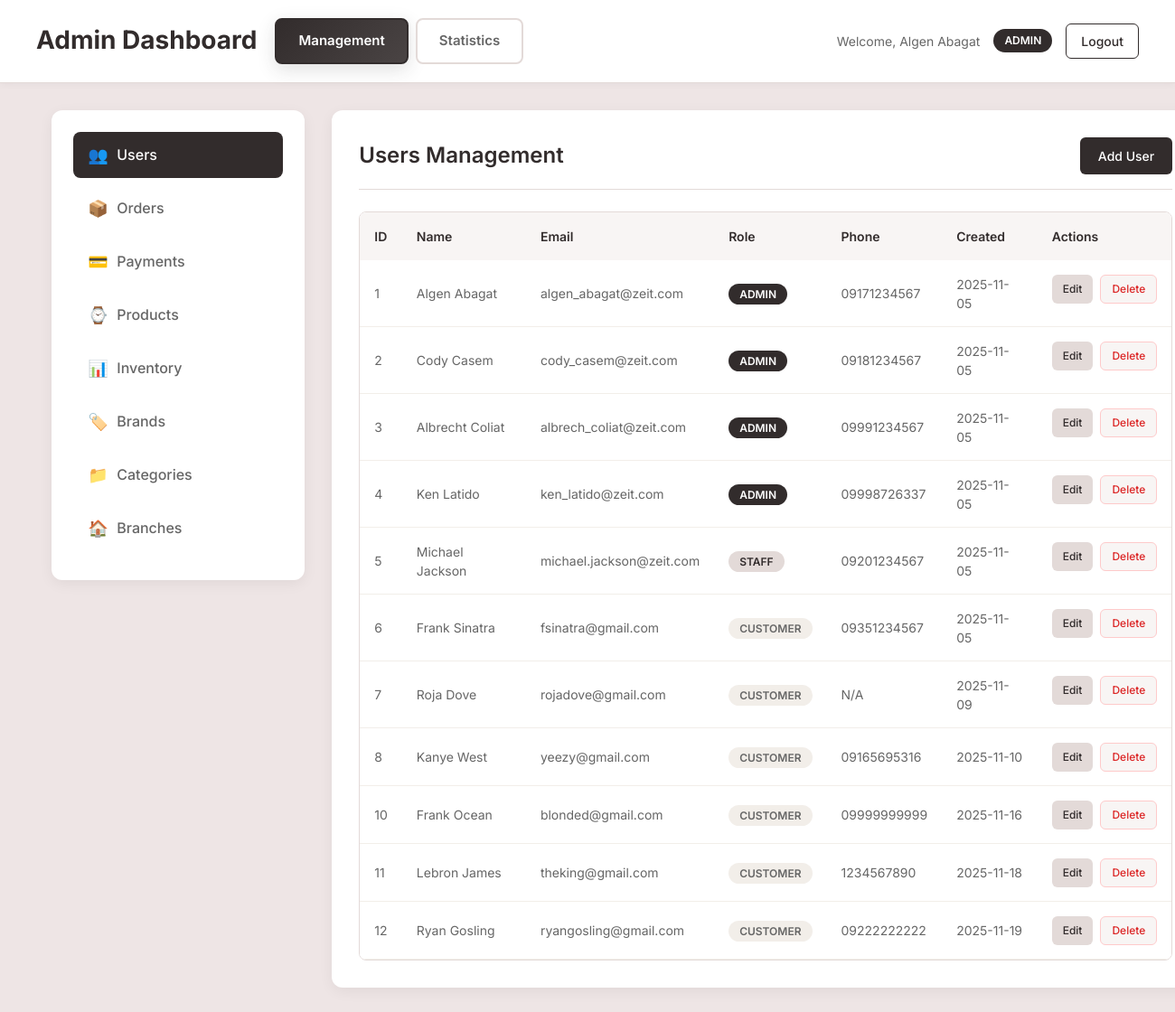
/admin-dashboard.php (signed in), run on the app's committed database.
### tables this page shows
CREATE TABLE `users` (
  `user_id` int NOT NULL AUTO_INCREMENT,
  `role_id` int NOT NULL,
  `first_name` varchar(100) DEFAULT NULL,
  `last_name` varchar(100) DEFAULT NULL,
  `email` varchar(100) DEFAULT NULL,
  `password_hash` varchar(255) NOT NULL,
  `phone` varchar(20) DEFAULT NULL,
  `created_at` date DEFAULT (curdate()),
  PRIMARY KEY (`user_id`),
  UNIQUE KEY `email` (`email`),
  KEY `fk_users_role` (`role_id`),
  CONSTRAINT `fk_users_role` FOREIGN KEY (`role_id`) REFERENCES `roles` (`role_id`)
);

CREATE TABLE `roles` (
  `role_id` int NOT NULL AUTO_INCREMENT,
  `role_name` enum('Customer','Admin','Staff') NOT NULL,
  PRIMARY KEY (`role_id`)
);

### admin-dashboard.php (the view, shortened to what this page needs)
<?php
require_once 'config.php';
$conn = getDBConnection($servername, $username, $password, $database, $port);
$user_id = $_SESSION['user_id'];
$role_query = "SELECT r.role_name, u.first_name, u.last_name
               FROM users u
               JOIN roles r ON u.role_id = r.role_id
               WHERE u.user_id = ?";
$stmt = $conn->prepare($role_query);
$stmt->bind_param("i", $user_id);
$stmt->execute();
$result = $stmt->get_result();
$user_data = $result->fetch_assoc();
$is_admin = $user_data['role_name'] == 'Admin';
$user_name = $user_data['first_name'] . ' ' . $user_data['last_name'];
?>
<!DOCTYPE html>
<html lang="en">
<head>
    <link href="https://cdn.jsdelivr.net/npm/bootstrap@5.3.3/dist/css/bootstrap.min.css" rel="stylesheet">
    <link rel="stylesheet" href="styles/styles.css">
    <link rel="stylesheet" href="styles/admin-dashboard.css">
</head>
<body>
    <div class="container-fluid admin-dashboard">
        <header class="admin-header">
            <div class="header-content">
                <div class="header-title-group">
                    <h1>Admin Dashboard</h1>
                    <div class="mode-switcher">
                        <a href="admin-dashboard.php" class="mode-btn active">Management</a>
                        <a href="admin-statistics.php" class="mode-btn">Statistics</a>
                    </div>
                </div>
                <div class="user-info">
                    <span>Welcome, <?php echo htmlspecialchars($user_name); ?></span>
                    <span class="role-badge <?php echo $is_admin ? 'admin' : 'staff'; ?>">
                        <?php echo $user_data['role_name']; ?>
                    </span>
                    <a href="logout.php" class="logout-btn">Logout</a>
                </div>
            </div>
        </header>
        <div class="admin-content">
            <nav class="admin-sidebar">
                <div id="managementNav" class="nav-group active">
                    <ul class="nav-menu">
                    <?php if ($is_admin): ?>
                    <li class="nav-item">
                        <a href="#users" class="nav-link active" data-target="users">
                            <span class="nav-icon">👥</span>
                            Users
                        </a>
                    </li>
                    <li class="nav-item">
                        <a href="#orders" class="nav-link" data-target="orders">
                            <span class="nav-icon">📦</span>
                            Orders
                        </a>
                    </li>
                    <li class="nav-item">
                        <a href="#payments" class="nav-link" data-target="payments">
                            <span class="nav-icon">💳</span>
                            Payments
                        </a>
                    </li>
                    <?php endif; ?>
                    <li class="nav-item">
                        <a href="#products" class="nav-link" data-target="products">
                            <span class="nav-icon">⌚</span>
                            Products
                        </a>
                    </li>
                    <li class="nav-item">
                        <a href="#inventory" class="nav-link" data-target="inventory">
                            <span class="nav-icon">📊</span>
                            Inventory
                        </a>
                    </li>
                    <?php if ($is_admin): ?>
                    <li class="nav-item">
                        <a href="#brands" class="nav-link" data-target="brands">
                            <span class="nav-icon">🏷️</span>
                            Brands
                        </a>
                    </li>
                    <li class="nav-item">
                        <a href="#categories" class="nav-link" data-target="categories">
                            <span class="nav-icon">📁</span>
                            Categories
                        </a>
                    </li>
                    <li class="nav-item">
                        <a href="#branches" class="nav-link" data-target="branches">
                            <span class="nav-icon">🏠</span>
                            Branches
                        </a>
                    </li>
                    <?php endif; ?>
                    </ul>
                </div>
            </nav>
            <main class="admin-main">
                <section id="users" class="content-section active">
                    <div class="section-header">
                        <h2>Users Management</h2>
                        <button class="btn btn-primary" onclick="openModal('addUser')">Add User</button>
                    </div>
                    <div class="table-container">
                        <table class="data-table">
                            <thead>
                                <tr>
                                    <th>ID</th>
                                    <th>Name</th>
                                    <th>Email</th>
                                    <th>Role</th>
                                    <th>Phone</th>
                                    <th>Created</th>
                                    <th>Actions</th>
                                </tr>
                            </thead>
                            <tbody>
                                <?php
                                $users_query = "SELECT u.*, r.role_name FROM users u JOIN roles r ON u.role_id = r.role_id";
                                $users_result = $conn->query($users_query);
                                while ($user = $users_result->fetch_assoc()):
                                ?>
                                <tr>
                                    <td><?php echo $user['user_id']; ?></td>
                                    <td><?php echo htmlspecialchars($user['first_name'] . ' ' . $user['last_name']); ?></td>
                                    <td><?php echo htmlspecialchars($user['email']); ?></td>
                                    <td><span class="role-badge <?php echo strtolower($user['role_name']); ?>"><?php echo $user['role_name']; ?></span></td>
                                    <td><?php echo htmlspecialchars($user['phone'] ?? 'N/A'); ?></td>
                                    <td><?php echo $user['created_at']; ?></td>
                                    <td class="actions">
                                        <button class="btn btn-sm btn-edit" onclick="editUser(<?php echo $user['user_id']; ?>)">Edit</button>
                                        <button class="btn btn-sm btn-delete" onclick="deleteUser(<?php echo $user['user_id']; ?>)">Delete</button>
                                    </td>
                                </tr>
                                <?php endwhile; ?>
                            </tbody>
                        </table>
                    </div>
                </section>
            </main>
</body>
</html>

### styles/styles.css (style rules this page uses)
.container-fluid { display: flex; flex-direction: column; min-height: 100vh; background-color: #EEE5E5; padding: 0px; font-family: 'Inter', sans-serif; }
html, body { font-family: 'Inter', sans-serif; }

### styles/admin-dashboard.css (style rules this page uses)
.admin-dashboard { background-color: #EEE5E5; min-height: 100vh; font-family: 'Inter', sans-serif; }
.admin-header { background-color: #FFFFFF; padding: 20px 40px; border-bottom: 1px solid #E3DAD8; box-shadow: 0 2px 8px rgba(0, 0, 0, 0.04); }
.header-content { display: flex; justify-content: space-between; align-items: center; max-width: 1400px; margin: 0 auto; }
.header-title-group { display: flex; align-items: center; gap: 20px; }
.mode-switcher { display: flex; gap: 0; background-color: transparent; padding: 0; border-radius: 8px; }
.mode-btn { padding: 12px 24px; background-color: #FFFFFF; color: #666; border: 2px solid #E3DAD8; border-radius: 8px; font-weight: 600; font-size: 15px; cursor: pointer; transition: all 0.3s ease; text-decoration: none; display: inline-block; margin-right: 8px; }
.mode-btn.active { background: linear-gradient(135deg, #322C2C 0%, #4A4444 100%); color: #FFFFFF; border-color: #322C2C; box-shadow: 0 6px 20px rgba(50, 44, 44, 0.15); }
.admin-header h1 { font-size: 28px; font-weight: 700; color: #322C2C; margin: 0; }
.user-info { display: flex; align-items: center; gap: 15px; font-size: 14px; color: #666; }
.role-badge { padding: 4px 12px; border-radius: 16px; font-size: 12px; font-weight: 600; text-transform: uppercase; }
.role-badge.admin { background-color: #322C2C; color: #FFFFFF; }
.role-badge.staff { background-color: #E3DAD8; color: #322C2C; }
.role-badge.customer { background-color: #F2EEE9; color: #666; }
.logout-btn { padding: 8px 16px; background-color: transparent; color: #322C2C; border: 1px solid #322C2C; border-radius: 6px; text-decoration: none; font-size: 14px; font-weight: 500; transition: all 0.3s ease; }
.admin-content { display: flex; max-width: 1400px; margin: 0 auto; padding: 30px 20px; gap: 30px; }
.admin-sidebar { flex: 0 0 280px; background-color: #FFFFFF; border-radius: 12px; padding: 24px; box-shadow: 0 4px 16px rgba(0, 0, 0, 0.06); height: fit-content; }
.nav-menu { list-style: none; padding: 0; margin: 0; }
.nav-group { transition: opacity 0.3s ease; }
.nav-group.active { display: block; opacity: 1; }
.nav-item { margin-bottom: 8px; }
.nav-link { display: flex; align-items: center; gap: 12px; padding: 12px 16px; color: #666; text-decoration: none; border-radius: 8px; transition: all 0.3s ease; font-weight: 500; }
.nav-link.active { background-color: #322C2C; color: #FFFFFF; }
.nav-icon { font-size: 18px; width: 20px; text-align: center; }
.admin-main { flex: 1; background-color: #FFFFFF; border-radius: 12px; padding: 30px; box-shadow: 0 4px 16px rgba(0, 0, 0, 0.06); }
.content-section { display: none; }
.content-section.active { display: block; width: 900px; }
.section-header { display: flex; justify-content: space-between; align-items: center; margin-bottom: 24px; padding-bottom: 16px; border-bottom: 1px solid #E3DAD8; }
.section-header h2 { font-size: 24px; font-weight: 600; color: #322C2C; margin: 0; }
.btn { padding: 10px 20px; border-radius: 6px; font-weight: 500; font-size: 14px; border: none; cursor: pointer; transition: all 0.3s ease; text-decoration: none; display: inline-flex; align-items: center; gap: 8px; }
.btn-primary { background-color: #322C2C; color: #FFFFFF; }
.btn-sm { padding: 6px 12px; font-size: 12px; }
.btn-edit { background-color: #E3DAD8; color: #322C2C; }
.btn-delete { background-color: #F8F5F4; color: #DC2626; border: 1px solid #FECACA; }
.table-container { overflow-x: auto; border-radius: 8px; border: 1px solid #E3DAD8; }
.data-table { width: 100%; border-collapse: collapse; background-color: #FFFFFF; }
.data-table th, .data-table td { padding: 16px; text-align: left; border-bottom: none; position: relative; z-index: 2; }
.data-table tbody td { box-shadow: none; background: transparent; }
.data-table tbody tr { position: relative; }
.data-table tbody tr::after { content: ""; position: absolute; left: 0; right: 0; bottom: 0; height: 1px; background: #F2EEE9; pointer-events: none; z-index: 1; }
.data-table thead th { position: relative; z-index: 3; }
.data-table th { background-color: #F8F5F4; font-weight: 600; color: #322C2C; font-size: 14px; }
.data-table td { color: #666; font-size: 14px; }
.actions { display: flex; gap: 8px; }

### data on the page
users: user_name "Algen Abagat", role.role_name "ADMIN", user_id "1", first_name+last_name "Algen Abagat", email "algen_abagat@zeit.com", phone "09171234567", created_at "2025-11-05"
users: user_id "2", first_name+last_name "Cody Casem", email "cody_casem@zeit.com", role.role_name "ADMIN", phone "09181234567", created_at "2025-11-05"
users: user_id "3", first_name+last_name "Albrecht Coliat", email "albrech_coliat@zeit.com", role.role_name "ADMIN", phone "09991234567", created_at "2025-11-05"
users: user_id "4", first_name+last_name "Ken Latido", email "ken_latido@zeit.com", role.role_name "ADMIN", phone "09998726337", created_at "2025-11-05"
users: user_id "5", first_name+last_name "Michael Jackson", email "michael.jackson@zeit.com", role.role_name "STAFF", phone "09201234567", created_at "2025-11-05"
users: user_id "6", first_name+last_name "Frank Sinatra", email "fsinatra@gmail.com", role.role_name "CUSTOMER", phone "09351234567", created_at "2025-11-05"
users: user_id "7", first_name+last_name "Roja Dove", email "rojadove@gmail.com", role.role_name "CUSTOMER", phone "N/A", created_at "2025-11-09"
users: user_id "8", first_name+last_name "Kanye West", email "yeezy@gmail.com", role.role_name "CUSTOMER", phone "09165695316", created_at "2025-11-10"
users: user_id "10", first_name+last_name "Frank Ocean", email "blonded@gmail.com", role.role_name "CUSTOMER", phone "09999999999", created_at "2025-11-16"
users: user_id "11", first_name+last_name "Lebron James", email "theking@gmail.com", role.role_name "CUSTOMER", phone "1234567890", created_at "2025-11-18"
users: user_id "12", first_name+last_name "Ryan Gosling", email "ryangosling@gmail.com", role.role_name "CUSTOMER", phone "09222222222", created_at "2025-11-19"
